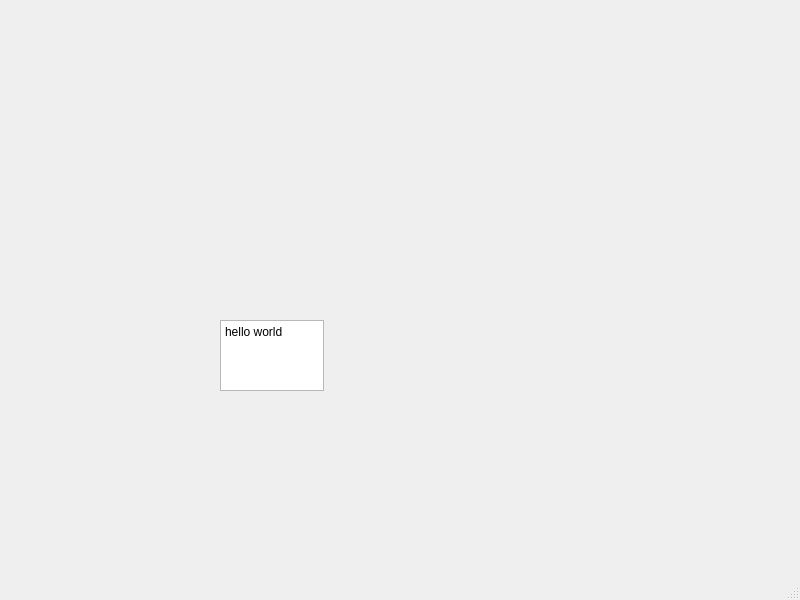
<?xml version="1.0" encoding="UTF-8"?>
<ui version="4.0">
 <class>MainWindow</class>
 <widget class="QMainWindow" name="MainWindow">
  <property name="geometry">
   <rect>
    <x>0</x>
    <y>0</y>
    <width>800</width>
    <height>600</height>
   </rect>
  </property>
  <property name="windowTitle">
   <string>MainWindow</string>
  </property>
  <widget class="QWidget" name="centralwidget">
   <widget class="QPlainTextEdit" name="plainTextEdit">
    <property name="geometry">
     <rect>
      <x>220</x>
      <y>320</y>
      <width>104</width>
      <height>71</height>
     </rect>
    </property>
    <property name="plainText">
     <string>hello world
</string>
    </property>
   </widget>
  </widget>
  <widget class="QMenuBar" name="menubar">
   <property name="geometry">
    <rect>
     <x>0</x>
     <y>0</y>
     <width>800</width>
     <height>22</height>
    </rect>
   </property>
  </widget>
  <widget class="QStatusBar" name="statusbar"/>
 </widget>
 <resources/>
 <connections/>
</ui>
